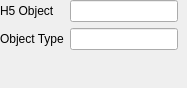
<?xml version="1.0" encoding="UTF-8"?>
<ui version="4.0">
 <class>Form</class>
 <widget class="QWidget" name="Form">
  <property name="geometry">
   <rect>
    <x>0</x>
    <y>0</y>
    <width>187</width>
    <height>88</height>
   </rect>
  </property>
  <property name="windowTitle">
   <string>Form</string>
  </property>
  <layout class="QVBoxLayout" name="verticalLayout">
   <property name="margin">
    <number>0</number>
   </property>
   <item>
    <layout class="QFormLayout" name="formLayout">
     <property name="fieldGrowthPolicy">
      <enum>QFormLayout::FieldsStayAtSizeHint</enum>
     </property>
     <item row="0" column="1">
      <widget class="QLineEdit" name="lineEdit">
       <property name="readOnly">
        <bool>true</bool>
       </property>
      </widget>
     </item>
     <item row="1" column="0">
      <widget class="QLabel" name="label2">
       <property name="text">
        <string>Object Type</string>
       </property>
      </widget>
     </item>
     <item row="1" column="1">
      <widget class="QLineEdit" name="lineEdit2">
       <property name="readOnly">
        <bool>false</bool>
       </property>
      </widget>
     </item>
     <item row="0" column="0">
      <widget class="QLabel" name="label">
       <property name="text">
        <string>H5 Object</string>
       </property>
      </widget>
     </item>
    </layout>
   </item>
  </layout>
 </widget>
 <resources/>
 <connections/>
</ui>
